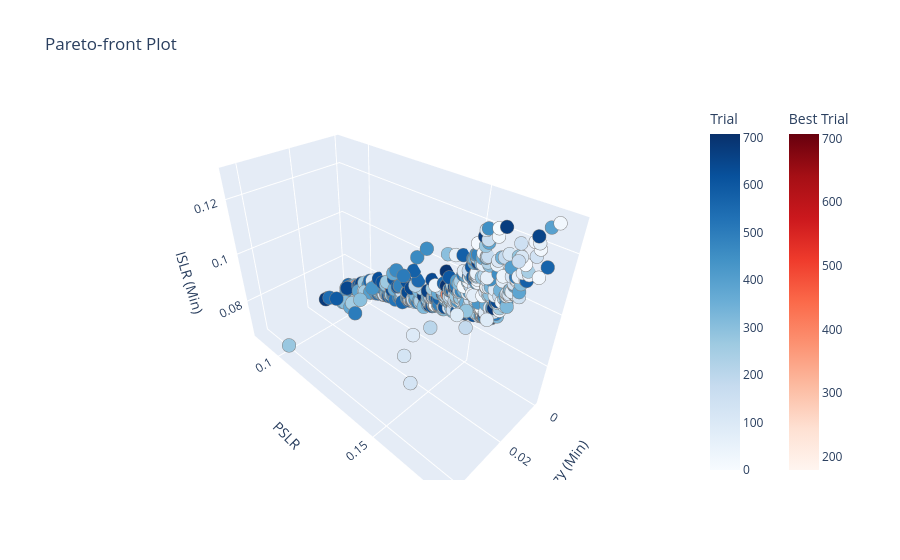
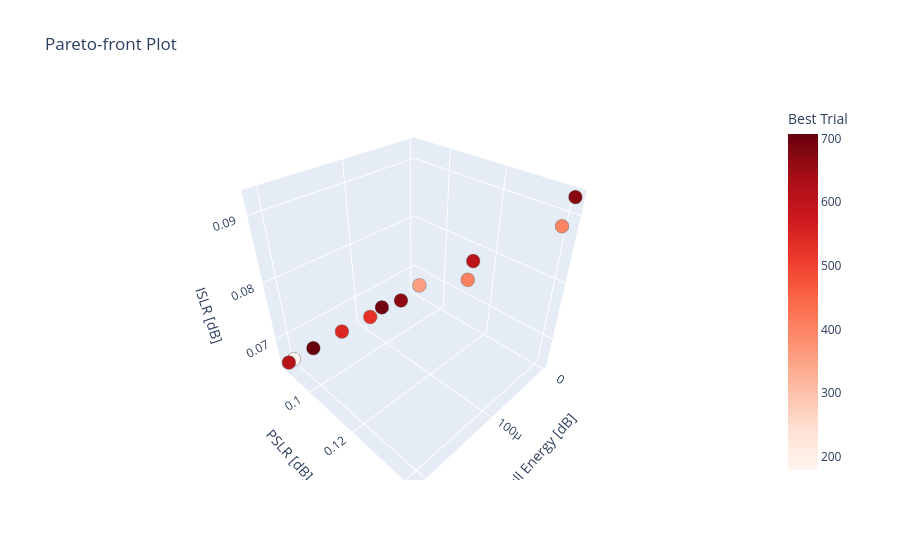
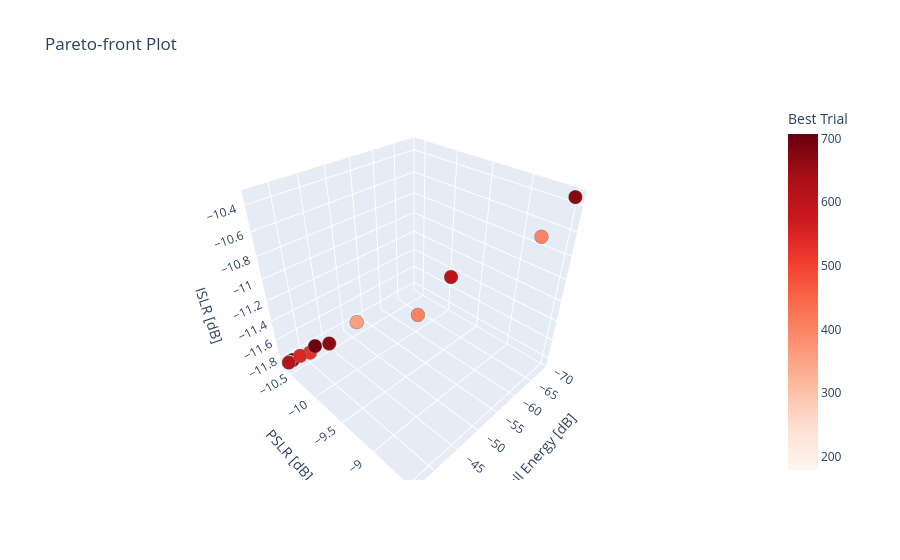
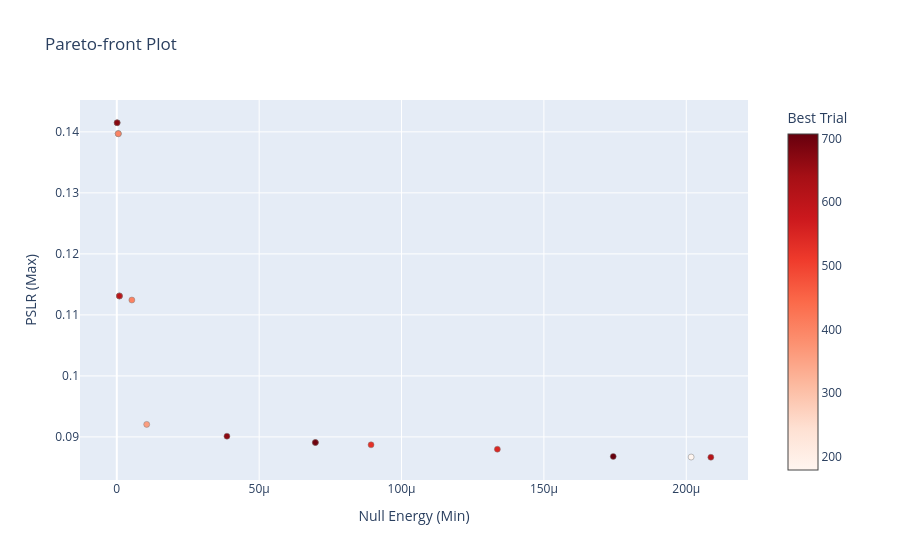

The notebook cell saved with these charts, in order:
### Code cell
# Ploting Optuna
import optuna.visualization as vis

fig = vis.plot_pareto_front(
    study, 
    target_names=["Null Energy (Min)", "PSLR ", "ISLR (Min)"]
)
fig.show()
import numpy as np

# 1. יצירת הגרף המקורי של אופטונה (הכותרות כבר עם [dB])
fig1 = vis.plot_pareto_front(
    study, 
    target_names=["Null Energy [dB]", "PSLR [dB]", "ISLR [dB]"],
    include_dominated_trials=False
)
fig1.show()
# 2. המרת כל הנתונים של שלושת הצירים ל-dB
for trace in fig1.data:
    # ציר X: אנרגיית החורים (Nulls)
    if trace.x is not None:
        trace.x = 10 * np.log10(np.array(trace.x, dtype=float) + 1e-20)
        
    # ציר Y: המדד השני (PSLR)
    if trace.y is not None:
        trace.y = 10 * np.log10(np.array(trace.y, dtype=float) + 1e-20)
        
    # ציר Z: המדד השלישי (ISLR)
    if trace.z is not None:
        trace.z = 10 * np.log10(np.array(trace.z, dtype=float) + 1e-20)

# 3. עדכון התצוגה התלת-מימדית כדי שהצירים יהיו ברורים
fig1.update_layout(
    scene=dict(
        xaxis_title="Null Energy [dB]",
        yaxis_title="PSLR [dB]",
        zaxis_title="ISLR [dB]"
    )
)

# 4. הצגת הגרף
fig1.show()
fig2 = vis.plot_pareto_front(
    study,
    targets=lambda t: (t.values[0], t.values[1]), # חיתוך ל-2D
    target_names=["Null Energy (Min)", "PSLR (Max)"],
    include_dominated_trials=False
    
)
fig2.show()
fig3 = vis.plot_parallel_coordinate(
    study,
    target=lambda t: t.values[1], # מסתכלים על ה-PSLR
    target_name="PSLR (dB)"
)
fig3.show()
fig4 = vis.plot_param_importances(
    study,
    target=lambda t: t.values[0], # מסתכלים על ה-Nulls
    target_name="Null Energy"
)
#fig4.show()

import numpy as np

print("\n--- Best Options on the Pareto Front ---")
best_trials = study.best_trials

for i, trial in enumerate(best_trials):
    # שליפת הערכים הליניאריים שחזרו מאופטונה
    null_lin = trial.values[0]
    pslr_lin = trial.values[1]
    islr_lin = trial.values[2]
    
    # המרה ל-dB (נוסיף 1e-20 כדי למנוע שגיאת log של אפס)
    null_db = 10 * np.log10(null_lin + 1e-20)
    pslr_db = 10 * np.log10(pslr_lin + 1e-20)
    islr_db = 10 * np.log10(islr_lin + 1e-20)
    
    print(f"\nOption {i+1} (Trial #{trial.number}):")
    # הדפסה יפה שמציגה את המעבר מליניארי ל-dB
    print(f"  Null Energy: {null_lin:.2e}  -->  {null_db:.2f} dB")
    print(f"  PSLR:        {pslr_lin:.6f}  -->  {pslr_db:.2f} dB")
    print(f"  ISLR:        {islr_lin:.6f}  -->  {islr_db:.2f} dB")
    
    print("  Betas to use:")
    for key, value in trial.params.items():
        print(f"    {key} = {value:.6e}")

### Figure 1 — Plotly figure (JSON) as saved in the notebook; plotly's stock layout.template omitted (floating-point values rounded to 4 significant figures; data arrays with more than 128 entries replaced by an {"elided": "..."} marker saying what was removed)
{"data": [{"hovertemplate": "%{text}<extra>Trial</extra>", "marker": {"color": {"elided": "691 int values"}, "colorbar": {"title": {"text": "Trial"}}, "colorscale": [[0, "rgb(247,251,255)"], [0.125, "rgb(222,235,247)"], [0.25, "rgb(198,219,239)"], [0.375, "rgb(158,202,225)"], [0.5, "rgb(107,174,214)"], [0.625, "rgb(66,146,198)"], [0.75, "rgb(33,113,181)"], [0.875, "rgb(8,81,156)"], [1, "rgb(8,48,107)"]], "line": {"color": "Grey", "width": 0.5}}, "mode": "markers", "showlegend": false, "text": {"elided": "691 str values"}, "type": "scatter3d", "x": {"elided": "691 float values"}, "y": {"elided": "691 float values"}, "z": {"elided": "691 float values"}}, {"hovertemplate": "%{text}<extra>Best Trial</extra>", "marker": {"color": [179, 235, 269, 342, 357, 397, 400, 403, 485, 527, 547, 604, 605, 612, 668, 673, 699, 707], "colorbar": {"title": {"text": "Best Trial"}, "x": 1.1, "xpad": 40}, "colorscale": [[0, "rgb(255,245,240)"], [0.125, "rgb(254,224,210)"], [0.25, "rgb(252,187,161)"], [0.375, "rgb(252,146,114)"], [0.5, "rgb(251,106,74)"], [0.625, "rgb(239,59,44)"], [0.75, "rgb(203,24,29)"], [0.875, "rgb(165,15,21)"], [1, "rgb(103,0,13)"]], "line": {"color": "Grey", "width": 0.5}}, "mode": "markers", "showlegend": false, "text": ["{<br>  \"number\": 179,<br>  \"values\": [<br>    0.00020170918989483112,<br>    0.08670477577191256,<br>    0.06535692297951713<br>  ],<br>  \"params\": {<br>    \"lr\": 0.0033235584002938756,<br>    \"beta_nulls\": 1.5521385991923906,<br>    \"beta_pslr\": 4.775905052708518,<br>    \"beta_islr\": 4.885289549751079<br>  }<br>}", "{<br>  \"number\": 235,<br>  \"values\": [<br>    5.230785880645502e-07,<br>    0.13970376147760724,<br>    0.08827720918867142<br>  ],<br>  \"params\": {<br>    \"lr\": 0.08091885460577074,<br>    \"beta_nulls\": 3.913061119607786,<br>    \"beta_pslr\": 4.490386754333256,<br>    \"beta_islr\": 3.082264735163051<br>  }<br>}", "{<br>  \"number\": 269,<br>  \"values\": [<br>    5.230785880645502e-07,<br>    0.13970376147760724,<br>    0.08827720918867142<br>  ],<br>  \"params\": {<br>    \"lr\": 0.08091885460577074,<br>    \"beta_nulls\": 3.913061119607786,<br>    \"beta_pslr\": 4.490386754333256,<br>    \"beta_islr\": 3.082264735163051<br>  }<br>}", "{<br>  \"number\": 342,<br>  \"values\": [<br>    9.23953755030848e-07,<br>    0.11310168893768974,<br>    0.07743706955351891<br>  ],<br>  \"params\": {<br>    \"lr\": 0.04569207308989725,<br>    \"beta_nulls\": 2.2886401480053173,<br>    \"beta_pslr\": 4.54301309654125,<br>    \"beta_islr\": 3.6293596764105227<br>  }<br>}", "{<br>  \"number\": 357,<br>  \"values\": [<br>    1.050585098131769e-05,<br>    0.09205680479721721,<br>    0.06834538242761957<br>  ],<br>  \"params\": {<br>    \"lr\": 0.06731900099837572,<br>    \"beta_nulls\": 1.5521385991923906,<br>    \"beta_pslr\": 4.775905052708518,<br>    \"beta_islr\": 4.4047297179285945<br>  }<br>}", "{<br>  \"number\": 397,<br>  \"values\": [<br>    9.23953755030848e-07,<br>    0.11310168893768974,<br>    0.07743706955351891<br>  ],<br>  \"params\": {<br>    \"lr\": 0.04569207308989725,<br>    \"beta_nulls\": 2.2886401480053173,<br>    \"beta_pslr\": 4.54301309654125,<br>    \"beta_islr\": 3.6293596764105227<br>  }<br>}", "{<br>  \"number\": 400,<br>  \"values\": [<br>    5.230785880645502e-07,<br>    0.13970376147760724,<br>    0.08827720918867142<br>  ],<br>  \"params\": {<br>    \"lr\": 0.08091885460577074,<br>    \"beta_nulls\": 3.913061119607786,<br>    \"beta_pslr\": 4.490386754333256,<br>    \"beta_islr\": 3.082264735163051<br>  }<br>}", "{<br>  \"number\": 403,<br>  \"values\": [<br>    5.287545084165226e-06,<br>    0.11243653169636478,<br>    0.07404046634860562<br>  ],<br>  \"params\": {<br>    \"lr\": 0.002813441066356008,<br>    \"beta_nulls\": 4.045860661043064,<br>    \"beta_pslr\": 4.775905052708518,<br>    \"beta_islr\": 4.564938741193631<br>  }<br>}", "{<br>  \"number\": 485,<br>  \"values\": [<br>    6.974775469284901e-05,<br>    0.08908714909469508,<br>    0.06678275434311548<br>  ],<br>  \"params\": {<br>    \"lr\": 0.04032792795690193,<br>    \"beta_nulls\": 1.467048517171016,<br>    \"beta_pslr\": 4.775905052708518,<br>    \"beta_islr\": 4.60686724993588<br>  }<br>}", "{<br>  \"number\": 527,<br>  \"values\": [<br>    8.929559070476678e-05,<br>    0.0887079355902996,<br>    0.06600216044605402<br>  ],<br>  \"params\": {<br>    \"lr\": 0.0033235584002938756,<br>    \"beta_nulls\": 2.4043499083225974,<br>    \"beta_pslr\": 4.775905052708518,<br>    \"beta_islr\": 4.885289549751079<br>  }<br>}", "{<br>  \"number\": 547,<br>  \"values\": [<br>    0.00013365154296054993,<br>    0.08798939176636084,<br>    0.06600977780669368<br>  ],<br>  \"params\": {<br>    \"lr\": 0.006523084568621065,<br>    \"beta_nulls\": 1.905136880590128,<br>    \"beta_pslr\": 4.775905052708518,<br>    \"beta_islr\": 4.784241526117603<br>  }<br>}", "{<br>  \"number\": 604,<br>  \"values\": [<br>    1.2615317262518276e-07,<br>    0.1414922848226703,<br>    0.09245290936466924<br>  ],<br>  \"params\": {<br>    \"lr\": 0.006523084568621065,<br>    \"beta_nulls\": 4.2060172015774215,<br>    \"beta_pslr\": 4.775905052708518,<br>    \"beta_islr\": 2.3113608516810387<br>  }<br>}", "{<br>  \"number\": 605,<br>  \"values\": [<br>    9.23953755030848e-07,<br>    0.11310168893768974,<br>    0.07743706955351891<br>  ],<br>  \"params\": {<br>    \"lr\": 0.04569207308989725,<br>    \"beta_nulls\": 2.2886401480053173,<br>    \"beta_pslr\": 4.54301309654125,<br>    \"beta_islr\": 3.6293596764105227<br>  }<br>}", "{<br>  \"number\": 612,<br>  \"values\": [<br>    0.00020863275821388042,<br>    0.08667007270456062,<br>    0.06528417329041536<br>  ],<br>  \"params\": {<br>    \"lr\": 0.008272993498125176,<br>    \"beta_nulls\": 1.5521385991923906,<br>    \"beta_pslr\": 4.775905052708518,<br>    \"beta_islr\": 4.885289549751079<br>  }<br>}", "{<br>  \"number\": 668,<br>  \"values\": [<br>    3.8683379196991985e-05,<br>    0.09012007621759346,<br>    0.06641306503037371<br>  ],<br>  \"params\": {<br>    \"lr\": 0.0033235584002938756,<br>    \"beta_nulls\": 2.665782069634281,<br>    \"beta_pslr\": 4.775905052708518,<br>    \"beta_islr\": 4.885289549751079<br>  }<br>}", "{<br>  \"number\": 673,<br>  \"values\": [<br>    1.2615317262518276e-07,<br>    0.1414922848226703,<br>    0.09245290936466924<br>  ],<br>  \"params\": {<br>    \"lr\": 0.006523084568621065,<br>    \"beta_nulls\": 4.2060172015774215,<br>    \"beta_pslr\": 4.775905052708518,<br>    \"beta_islr\": 2.3113608516810387<br>  }<br>}", "{<br>  \"number\": 699,<br>  \"values\": [<br>    6.974775469284901e-05,<br>    0.08908714909469508,<br>    0.06678275434311548<br>  ],<br>  \"params\": {<br>    \"lr\": 0.04032792795690193,<br>    \"beta_nulls\": 1.467048517171016,<br>    \"beta_pslr\": 4.775905052708518,<br>    \"beta_islr\": 4.60686724993588<br>  }<br>}", "{<br>  \"number\": 707,<br>  \"values\": [<br>    0.00017434597318933385,<br>    0.08680274906995646,<br>    0.06539577423869503<br>  ],<br>  \"params\": {<br>    \"lr\": 0.0033235584002938756,<br>    \"beta_nulls\": 1.6548210198531428,<br>    \"beta_pslr\": 4.775905052708518,<br>    \"beta_islr\": 4.885289549751079<br>  }<br>}"], "type": "scatter3d", "x": [0.0002017, 5.231e-07, 5.231e-07, 9.24e-07, 1.051e-05, 9.24e-07, 5.231e-07, 5.288e-06, 6.975e-05, 8.93e-05, 0.0001337, 1.262e-07, 9.24e-07, 0.0002086, 3.868e-05, 1.262e-07, 6.975e-05, 0.0001743], "y": [0.0867, 0.1397, 0.1397, 0.1131, 0.09206, 0.1131, 0.1397, 0.1124, 0.08909, 0.08871, 0.08799, 0.1415, 0.1131, 0.08667, 0.09012, 0.1415, 0.08909, 0.0868], "z": [0.06536, 0.08828, 0.08828, 0.07744, 0.06835, 0.07744, 0.08828, 0.07404, 0.06678, 0.066, 0.06601, 0.09245, 0.07744, 0.06528, 0.06641, 0.09245, 0.06678, 0.0654]}], "layout": {"scene": {"xaxis": {"title": {"text": "Null Energy (Min)"}}, "yaxis": {"title": {"text": "PSLR "}}, "zaxis": {"title": {"text": "ISLR (Min)"}}}, "title": {"text": "Pareto-front Plot"}}}

### Figure 2 — Plotly figure (JSON) as saved in the notebook; plotly's stock layout.template omitted (floating-point values rounded to 4 significant figures)
{"data": [{"hovertemplate": "%{text}<extra>Trial</extra>", "marker": {"color": [], "colorbar": {"title": {"text": "Trial"}}, "colorscale": [[0, "rgb(247,251,255)"], [0.125, "rgb(222,235,247)"], [0.25, "rgb(198,219,239)"], [0.375, "rgb(158,202,225)"], [0.5, "rgb(107,174,214)"], [0.625, "rgb(66,146,198)"], [0.75, "rgb(33,113,181)"], [0.875, "rgb(8,81,156)"], [1, "rgb(8,48,107)"]], "line": {"color": "Grey", "width": 0.5}}, "mode": "markers", "showlegend": false, "text": [], "type": "scatter3d", "x": [], "y": [], "z": []}, {"hovertemplate": "%{text}<extra>Best Trial</extra>", "marker": {"color": [179, 235, 269, 342, 357, 397, 400, 403, 485, 527, 547, 604, 605, 612, 668, 673, 699, 707], "colorbar": {"title": {"text": "Best Trial"}, "x": 1, "xpad": 40}, "colorscale": [[0, "rgb(255,245,240)"], [0.125, "rgb(254,224,210)"], [0.25, "rgb(252,187,161)"], [0.375, "rgb(252,146,114)"], [0.5, "rgb(251,106,74)"], [0.625, "rgb(239,59,44)"], [0.75, "rgb(203,24,29)"], [0.875, "rgb(165,15,21)"], [1, "rgb(103,0,13)"]], "line": {"color": "Grey", "width": 0.5}}, "mode": "markers", "showlegend": false, "text": ["{<br>  \"number\": 179,<br>  \"values\": [<br>    0.00020170918989483112,<br>    0.08670477577191256,<br>    0.06535692297951713<br>  ],<br>  \"params\": {<br>    \"lr\": 0.0033235584002938756,<br>    \"beta_nulls\": 1.5521385991923906,<br>    \"beta_pslr\": 4.775905052708518,<br>    \"beta_islr\": 4.885289549751079<br>  }<br>}", "{<br>  \"number\": 235,<br>  \"values\": [<br>    5.230785880645502e-07,<br>    0.13970376147760724,<br>    0.08827720918867142<br>  ],<br>  \"params\": {<br>    \"lr\": 0.08091885460577074,<br>    \"beta_nulls\": 3.913061119607786,<br>    \"beta_pslr\": 4.490386754333256,<br>    \"beta_islr\": 3.082264735163051<br>  }<br>}", "{<br>  \"number\": 269,<br>  \"values\": [<br>    5.230785880645502e-07,<br>    0.13970376147760724,<br>    0.08827720918867142<br>  ],<br>  \"params\": {<br>    \"lr\": 0.08091885460577074,<br>    \"beta_nulls\": 3.913061119607786,<br>    \"beta_pslr\": 4.490386754333256,<br>    \"beta_islr\": 3.082264735163051<br>  }<br>}", "{<br>  \"number\": 342,<br>  \"values\": [<br>    9.23953755030848e-07,<br>    0.11310168893768974,<br>    0.07743706955351891<br>  ],<br>  \"params\": {<br>    \"lr\": 0.04569207308989725,<br>    \"beta_nulls\": 2.2886401480053173,<br>    \"beta_pslr\": 4.54301309654125,<br>    \"beta_islr\": 3.6293596764105227<br>  }<br>}", "{<br>  \"number\": 357,<br>  \"values\": [<br>    1.050585098131769e-05,<br>    0.09205680479721721,<br>    0.06834538242761957<br>  ],<br>  \"params\": {<br>    \"lr\": 0.06731900099837572,<br>    \"beta_nulls\": 1.5521385991923906,<br>    \"beta_pslr\": 4.775905052708518,<br>    \"beta_islr\": 4.4047297179285945<br>  }<br>}", "{<br>  \"number\": 397,<br>  \"values\": [<br>    9.23953755030848e-07,<br>    0.11310168893768974,<br>    0.07743706955351891<br>  ],<br>  \"params\": {<br>    \"lr\": 0.04569207308989725,<br>    \"beta_nulls\": 2.2886401480053173,<br>    \"beta_pslr\": 4.54301309654125,<br>    \"beta_islr\": 3.6293596764105227<br>  }<br>}", "{<br>  \"number\": 400,<br>  \"values\": [<br>    5.230785880645502e-07,<br>    0.13970376147760724,<br>    0.08827720918867142<br>  ],<br>  \"params\": {<br>    \"lr\": 0.08091885460577074,<br>    \"beta_nulls\": 3.913061119607786,<br>    \"beta_pslr\": 4.490386754333256,<br>    \"beta_islr\": 3.082264735163051<br>  }<br>}", "{<br>  \"number\": 403,<br>  \"values\": [<br>    5.287545084165226e-06,<br>    0.11243653169636478,<br>    0.07404046634860562<br>  ],<br>  \"params\": {<br>    \"lr\": 0.002813441066356008,<br>    \"beta_nulls\": 4.045860661043064,<br>    \"beta_pslr\": 4.775905052708518,<br>    \"beta_islr\": 4.564938741193631<br>  }<br>}", "{<br>  \"number\": 485,<br>  \"values\": [<br>    6.974775469284901e-05,<br>    0.08908714909469508,<br>    0.06678275434311548<br>  ],<br>  \"params\": {<br>    \"lr\": 0.04032792795690193,<br>    \"beta_nulls\": 1.467048517171016,<br>    \"beta_pslr\": 4.775905052708518,<br>    \"beta_islr\": 4.60686724993588<br>  }<br>}", "{<br>  \"number\": 527,<br>  \"values\": [<br>    8.929559070476678e-05,<br>    0.0887079355902996,<br>    0.06600216044605402<br>  ],<br>  \"params\": {<br>    \"lr\": 0.0033235584002938756,<br>    \"beta_nulls\": 2.4043499083225974,<br>    \"beta_pslr\": 4.775905052708518,<br>    \"beta_islr\": 4.885289549751079<br>  }<br>}", "{<br>  \"number\": 547,<br>  \"values\": [<br>    0.00013365154296054993,<br>    0.08798939176636084,<br>    0.06600977780669368<br>  ],<br>  \"params\": {<br>    \"lr\": 0.006523084568621065,<br>    \"beta_nulls\": 1.905136880590128,<br>    \"beta_pslr\": 4.775905052708518,<br>    \"beta_islr\": 4.784241526117603<br>  }<br>}", "{<br>  \"number\": 604,<br>  \"values\": [<br>    1.2615317262518276e-07,<br>    0.1414922848226703,<br>    0.09245290936466924<br>  ],<br>  \"params\": {<br>    \"lr\": 0.006523084568621065,<br>    \"beta_nulls\": 4.2060172015774215,<br>    \"beta_pslr\": 4.775905052708518,<br>    \"beta_islr\": 2.3113608516810387<br>  }<br>}", "{<br>  \"number\": 605,<br>  \"values\": [<br>    9.23953755030848e-07,<br>    0.11310168893768974,<br>    0.07743706955351891<br>  ],<br>  \"params\": {<br>    \"lr\": 0.04569207308989725,<br>    \"beta_nulls\": 2.2886401480053173,<br>    \"beta_pslr\": 4.54301309654125,<br>    \"beta_islr\": 3.6293596764105227<br>  }<br>}", "{<br>  \"number\": 612,<br>  \"values\": [<br>    0.00020863275821388042,<br>    0.08667007270456062,<br>    0.06528417329041536<br>  ],<br>  \"params\": {<br>    \"lr\": 0.008272993498125176,<br>    \"beta_nulls\": 1.5521385991923906,<br>    \"beta_pslr\": 4.775905052708518,<br>    \"beta_islr\": 4.885289549751079<br>  }<br>}", "{<br>  \"number\": 668,<br>  \"values\": [<br>    3.8683379196991985e-05,<br>    0.09012007621759346,<br>    0.06641306503037371<br>  ],<br>  \"params\": {<br>    \"lr\": 0.0033235584002938756,<br>    \"beta_nulls\": 2.665782069634281,<br>    \"beta_pslr\": 4.775905052708518,<br>    \"beta_islr\": 4.885289549751079<br>  }<br>}", "{<br>  \"number\": 673,<br>  \"values\": [<br>    1.2615317262518276e-07,<br>    0.1414922848226703,<br>    0.09245290936466924<br>  ],<br>  \"params\": {<br>    \"lr\": 0.006523084568621065,<br>    \"beta_nulls\": 4.2060172015774215,<br>    \"beta_pslr\": 4.775905052708518,<br>    \"beta_islr\": 2.3113608516810387<br>  }<br>}", "{<br>  \"number\": 699,<br>  \"values\": [<br>    6.974775469284901e-05,<br>    0.08908714909469508,<br>    0.06678275434311548<br>  ],<br>  \"params\": {<br>    \"lr\": 0.04032792795690193,<br>    \"beta_nulls\": 1.467048517171016,<br>    \"beta_pslr\": 4.775905052708518,<br>    \"beta_islr\": 4.60686724993588<br>  }<br>}", "{<br>  \"number\": 707,<br>  \"values\": [<br>    0.00017434597318933385,<br>    0.08680274906995646,<br>    0.06539577423869503<br>  ],<br>  \"params\": {<br>    \"lr\": 0.0033235584002938756,<br>    \"beta_nulls\": 1.6548210198531428,<br>    \"beta_pslr\": 4.775905052708518,<br>    \"beta_islr\": 4.885289549751079<br>  }<br>}"], "type": "scatter3d", "x": [0.0002017, 5.231e-07, 5.231e-07, 9.24e-07, 1.051e-05, 9.24e-07, 5.231e-07, 5.288e-06, 6.975e-05, 8.93e-05, 0.0001337, 1.262e-07, 9.24e-07, 0.0002086, 3.868e-05, 1.262e-07, 6.975e-05, 0.0001743], "y": [0.0867, 0.1397, 0.1397, 0.1131, 0.09206, 0.1131, 0.1397, 0.1124, 0.08909, 0.08871, 0.08799, 0.1415, 0.1131, 0.08667, 0.09012, 0.1415, 0.08909, 0.0868], "z": [0.06536, 0.08828, 0.08828, 0.07744, 0.06835, 0.07744, 0.08828, 0.07404, 0.06678, 0.066, 0.06601, 0.09245, 0.07744, 0.06528, 0.06641, 0.09245, 0.06678, 0.0654]}], "layout": {"scene": {"xaxis": {"title": {"text": "Null Energy [dB]"}}, "yaxis": {"title": {"text": "PSLR [dB]"}}, "zaxis": {"title": {"text": "ISLR [dB]"}}}, "title": {"text": "Pareto-front Plot"}}}

### Figure 3 — Plotly figure (JSON) as saved in the notebook; plotly's stock layout.template omitted (floating-point values rounded to 4 significant figures)
{"data": [{"hovertemplate": "%{text}<extra>Trial</extra>", "marker": {"color": [], "colorbar": {"title": {"text": "Trial"}}, "colorscale": [[0, "rgb(247,251,255)"], [0.125, "rgb(222,235,247)"], [0.25, "rgb(198,219,239)"], [0.375, "rgb(158,202,225)"], [0.5, "rgb(107,174,214)"], [0.625, "rgb(66,146,198)"], [0.75, "rgb(33,113,181)"], [0.875, "rgb(8,81,156)"], [1, "rgb(8,48,107)"]], "line": {"color": "Grey", "width": 0.5}}, "mode": "markers", "showlegend": false, "text": [], "type": "scatter3d", "x": [], "y": [], "z": []}, {"hovertemplate": "%{text}<extra>Best Trial</extra>", "marker": {"color": [179, 235, 269, 342, 357, 397, 400, 403, 485, 527, 547, 604, 605, 612, 668, 673, 699, 707], "colorbar": {"title": {"text": "Best Trial"}, "x": 1, "xpad": 40}, "colorscale": [[0, "rgb(255,245,240)"], [0.125, "rgb(254,224,210)"], [0.25, "rgb(252,187,161)"], [0.375, "rgb(252,146,114)"], [0.5, "rgb(251,106,74)"], [0.625, "rgb(239,59,44)"], [0.75, "rgb(203,24,29)"], [0.875, "rgb(165,15,21)"], [1, "rgb(103,0,13)"]], "line": {"color": "Grey", "width": 0.5}}, "mode": "markers", "showlegend": false, "text": ["{<br>  \"number\": 179,<br>  \"values\": [<br>    0.00020170918989483112,<br>    0.08670477577191256,<br>    0.06535692297951713<br>  ],<br>  \"params\": {<br>    \"lr\": 0.0033235584002938756,<br>    \"beta_nulls\": 1.5521385991923906,<br>    \"beta_pslr\": 4.775905052708518,<br>    \"beta_islr\": 4.885289549751079<br>  }<br>}", "{<br>  \"number\": 235,<br>  \"values\": [<br>    5.230785880645502e-07,<br>    0.13970376147760724,<br>    0.08827720918867142<br>  ],<br>  \"params\": {<br>    \"lr\": 0.08091885460577074,<br>    \"beta_nulls\": 3.913061119607786,<br>    \"beta_pslr\": 4.490386754333256,<br>    \"beta_islr\": 3.082264735163051<br>  }<br>}", "{<br>  \"number\": 269,<br>  \"values\": [<br>    5.230785880645502e-07,<br>    0.13970376147760724,<br>    0.08827720918867142<br>  ],<br>  \"params\": {<br>    \"lr\": 0.08091885460577074,<br>    \"beta_nulls\": 3.913061119607786,<br>    \"beta_pslr\": 4.490386754333256,<br>    \"beta_islr\": 3.082264735163051<br>  }<br>}", "{<br>  \"number\": 342,<br>  \"values\": [<br>    9.23953755030848e-07,<br>    0.11310168893768974,<br>    0.07743706955351891<br>  ],<br>  \"params\": {<br>    \"lr\": 0.04569207308989725,<br>    \"beta_nulls\": 2.2886401480053173,<br>    \"beta_pslr\": 4.54301309654125,<br>    \"beta_islr\": 3.6293596764105227<br>  }<br>}", "{<br>  \"number\": 357,<br>  \"values\": [<br>    1.050585098131769e-05,<br>    0.09205680479721721,<br>    0.06834538242761957<br>  ],<br>  \"params\": {<br>    \"lr\": 0.06731900099837572,<br>    \"beta_nulls\": 1.5521385991923906,<br>    \"beta_pslr\": 4.775905052708518,<br>    \"beta_islr\": 4.4047297179285945<br>  }<br>}", "{<br>  \"number\": 397,<br>  \"values\": [<br>    9.23953755030848e-07,<br>    0.11310168893768974,<br>    0.07743706955351891<br>  ],<br>  \"params\": {<br>    \"lr\": 0.04569207308989725,<br>    \"beta_nulls\": 2.2886401480053173,<br>    \"beta_pslr\": 4.54301309654125,<br>    \"beta_islr\": 3.6293596764105227<br>  }<br>}", "{<br>  \"number\": 400,<br>  \"values\": [<br>    5.230785880645502e-07,<br>    0.13970376147760724,<br>    0.08827720918867142<br>  ],<br>  \"params\": {<br>    \"lr\": 0.08091885460577074,<br>    \"beta_nulls\": 3.913061119607786,<br>    \"beta_pslr\": 4.490386754333256,<br>    \"beta_islr\": 3.082264735163051<br>  }<br>}", "{<br>  \"number\": 403,<br>  \"values\": [<br>    5.287545084165226e-06,<br>    0.11243653169636478,<br>    0.07404046634860562<br>  ],<br>  \"params\": {<br>    \"lr\": 0.002813441066356008,<br>    \"beta_nulls\": 4.045860661043064,<br>    \"beta_pslr\": 4.775905052708518,<br>    \"beta_islr\": 4.564938741193631<br>  }<br>}", "{<br>  \"number\": 485,<br>  \"values\": [<br>    6.974775469284901e-05,<br>    0.08908714909469508,<br>    0.06678275434311548<br>  ],<br>  \"params\": {<br>    \"lr\": 0.04032792795690193,<br>    \"beta_nulls\": 1.467048517171016,<br>    \"beta_pslr\": 4.775905052708518,<br>    \"beta_islr\": 4.60686724993588<br>  }<br>}", "{<br>  \"number\": 527,<br>  \"values\": [<br>    8.929559070476678e-05,<br>    0.0887079355902996,<br>    0.06600216044605402<br>  ],<br>  \"params\": {<br>    \"lr\": 0.0033235584002938756,<br>    \"beta_nulls\": 2.4043499083225974,<br>    \"beta_pslr\": 4.775905052708518,<br>    \"beta_islr\": 4.885289549751079<br>  }<br>}", "{<br>  \"number\": 547,<br>  \"values\": [<br>    0.00013365154296054993,<br>    0.08798939176636084,<br>    0.06600977780669368<br>  ],<br>  \"params\": {<br>    \"lr\": 0.006523084568621065,<br>    \"beta_nulls\": 1.905136880590128,<br>    \"beta_pslr\": 4.775905052708518,<br>    \"beta_islr\": 4.784241526117603<br>  }<br>}", "{<br>  \"number\": 604,<br>  \"values\": [<br>    1.2615317262518276e-07,<br>    0.1414922848226703,<br>    0.09245290936466924<br>  ],<br>  \"params\": {<br>    \"lr\": 0.006523084568621065,<br>    \"beta_nulls\": 4.2060172015774215,<br>    \"beta_pslr\": 4.775905052708518,<br>    \"beta_islr\": 2.3113608516810387<br>  }<br>}", "{<br>  \"number\": 605,<br>  \"values\": [<br>    9.23953755030848e-07,<br>    0.11310168893768974,<br>    0.07743706955351891<br>  ],<br>  \"params\": {<br>    \"lr\": 0.04569207308989725,<br>    \"beta_nulls\": 2.2886401480053173,<br>    \"beta_pslr\": 4.54301309654125,<br>    \"beta_islr\": 3.6293596764105227<br>  }<br>}", "{<br>  \"number\": 612,<br>  \"values\": [<br>    0.00020863275821388042,<br>    0.08667007270456062,<br>    0.06528417329041536<br>  ],<br>  \"params\": {<br>    \"lr\": 0.008272993498125176,<br>    \"beta_nulls\": 1.5521385991923906,<br>    \"beta_pslr\": 4.775905052708518,<br>    \"beta_islr\": 4.885289549751079<br>  }<br>}", "{<br>  \"number\": 668,<br>  \"values\": [<br>    3.8683379196991985e-05,<br>    0.09012007621759346,<br>    0.06641306503037371<br>  ],<br>  \"params\": {<br>    \"lr\": 0.0033235584002938756,<br>    \"beta_nulls\": 2.665782069634281,<br>    \"beta_pslr\": 4.775905052708518,<br>    \"beta_islr\": 4.885289549751079<br>  }<br>}", "{<br>  \"number\": 673,<br>  \"values\": [<br>    1.2615317262518276e-07,<br>    0.1414922848226703,<br>    0.09245290936466924<br>  ],<br>  \"params\": {<br>    \"lr\": 0.006523084568621065,<br>    \"beta_nulls\": 4.2060172015774215,<br>    \"beta_pslr\": 4.775905052708518,<br>    \"beta_islr\": 2.3113608516810387<br>  }<br>}", "{<br>  \"number\": 699,<br>  \"values\": [<br>    6.974775469284901e-05,<br>    0.08908714909469508,<br>    0.06678275434311548<br>  ],<br>  \"params\": {<br>    \"lr\": 0.04032792795690193,<br>    \"beta_nulls\": 1.467048517171016,<br>    \"beta_pslr\": 4.775905052708518,<br>    \"beta_islr\": 4.60686724993588<br>  }<br>}", "{<br>  \"number\": 707,<br>  \"values\": [<br>    0.00017434597318933385,<br>    0.08680274906995646,<br>    0.06539577423869503<br>  ],<br>  \"params\": {<br>    \"lr\": 0.0033235584002938756,<br>    \"beta_nulls\": 1.6548210198531428,<br>    \"beta_pslr\": 4.775905052708518,<br>    \"beta_islr\": 4.885289549751079<br>  }<br>}"], "type": "scatter3d", "x": [-36.95, -62.81, -62.81, -60.34, -49.79, -60.34, -62.81, -52.77, -41.56, -40.49, -38.74, -68.99, -60.34, -36.81, -44.12, -68.99, -41.56, -37.59], "y": [-10.62, -8.548, -8.548, -9.465, -10.36, -9.465, -8.548, -9.491, -10.5, -10.52, -10.56, -8.493, -9.465, -10.62, -10.45, -8.493, -10.5, -10.61], "z": [-11.85, -10.54, -10.54, -11.11, -11.65, -11.11, -10.54, -11.31, -11.75, -11.8, -11.8, -10.34, -11.11, -11.85, -11.78, -10.34, -11.75, -11.84]}], "layout": {"scene": {"xaxis": {"title": {"text": "Null Energy [dB]"}}, "yaxis": {"title": {"text": "PSLR [dB]"}}, "zaxis": {"title": {"text": "ISLR [dB]"}}}, "title": {"text": "Pareto-front Plot"}}}

### Figure 4 — Plotly figure (JSON) as saved in the notebook; plotly's stock layout.template omitted (floating-point values rounded to 4 significant figures)
{"data": [{"hovertemplate": "%{text}<extra>Trial</extra>", "marker": {"color": [], "colorbar": {"title": {"text": "Trial"}}, "colorscale": [[0, "rgb(247,251,255)"], [0.125, "rgb(222,235,247)"], [0.25, "rgb(198,219,239)"], [0.375, "rgb(158,202,225)"], [0.5, "rgb(107,174,214)"], [0.625, "rgb(66,146,198)"], [0.75, "rgb(33,113,181)"], [0.875, "rgb(8,81,156)"], [1, "rgb(8,48,107)"]], "line": {"color": "Grey", "width": 0.5}}, "mode": "markers", "showlegend": false, "text": [], "type": "scatter", "x": [], "y": []}, {"hovertemplate": "%{text}<extra>Best Trial</extra>", "marker": {"color": [179, 235, 269, 342, 357, 397, 400, 403, 485, 527, 547, 604, 605, 612, 668, 673, 699, 707], "colorbar": {"title": {"text": "Best Trial"}, "x": 1, "xpad": 40}, "colorscale": [[0, "rgb(255,245,240)"], [0.125, "rgb(254,224,210)"], [0.25, "rgb(252,187,161)"], [0.375, "rgb(252,146,114)"], [0.5, "rgb(251,106,74)"], [0.625, "rgb(239,59,44)"], [0.75, "rgb(203,24,29)"], [0.875, "rgb(165,15,21)"], [1, "rgb(103,0,13)"]], "line": {"color": "Grey", "width": 0.5}}, "mode": "markers", "showlegend": false, "text": ["{<br>  \"number\": 179,<br>  \"values\": [<br>    0.00020170918989483112,<br>    0.08670477577191256,<br>    0.06535692297951713<br>  ],<br>  \"params\": {<br>    \"lr\": 0.0033235584002938756,<br>    \"beta_nulls\": 1.5521385991923906,<br>    \"beta_pslr\": 4.775905052708518,<br>    \"beta_islr\": 4.885289549751079<br>  }<br>}", "{<br>  \"number\": 235,<br>  \"values\": [<br>    5.230785880645502e-07,<br>    0.13970376147760724,<br>    0.08827720918867142<br>  ],<br>  \"params\": {<br>    \"lr\": 0.08091885460577074,<br>    \"beta_nulls\": 3.913061119607786,<br>    \"beta_pslr\": 4.490386754333256,<br>    \"beta_islr\": 3.082264735163051<br>  }<br>}", "{<br>  \"number\": 269,<br>  \"values\": [<br>    5.230785880645502e-07,<br>    0.13970376147760724,<br>    0.08827720918867142<br>  ],<br>  \"params\": {<br>    \"lr\": 0.08091885460577074,<br>    \"beta_nulls\": 3.913061119607786,<br>    \"beta_pslr\": 4.490386754333256,<br>    \"beta_islr\": 3.082264735163051<br>  }<br>}", "{<br>  \"number\": 342,<br>  \"values\": [<br>    9.23953755030848e-07,<br>    0.11310168893768974,<br>    0.07743706955351891<br>  ],<br>  \"params\": {<br>    \"lr\": 0.04569207308989725,<br>    \"beta_nulls\": 2.2886401480053173,<br>    \"beta_pslr\": 4.54301309654125,<br>    \"beta_islr\": 3.6293596764105227<br>  }<br>}", "{<br>  \"number\": 357,<br>  \"values\": [<br>    1.050585098131769e-05,<br>    0.09205680479721721,<br>    0.06834538242761957<br>  ],<br>  \"params\": {<br>    \"lr\": 0.06731900099837572,<br>    \"beta_nulls\": 1.5521385991923906,<br>    \"beta_pslr\": 4.775905052708518,<br>    \"beta_islr\": 4.4047297179285945<br>  }<br>}", "{<br>  \"number\": 397,<br>  \"values\": [<br>    9.23953755030848e-07,<br>    0.11310168893768974,<br>    0.07743706955351891<br>  ],<br>  \"params\": {<br>    \"lr\": 0.04569207308989725,<br>    \"beta_nulls\": 2.2886401480053173,<br>    \"beta_pslr\": 4.54301309654125,<br>    \"beta_islr\": 3.6293596764105227<br>  }<br>}", "{<br>  \"number\": 400,<br>  \"values\": [<br>    5.230785880645502e-07,<br>    0.13970376147760724,<br>    0.08827720918867142<br>  ],<br>  \"params\": {<br>    \"lr\": 0.08091885460577074,<br>    \"beta_nulls\": 3.913061119607786,<br>    \"beta_pslr\": 4.490386754333256,<br>    \"beta_islr\": 3.082264735163051<br>  }<br>}", "{<br>  \"number\": 403,<br>  \"values\": [<br>    5.287545084165226e-06,<br>    0.11243653169636478,<br>    0.07404046634860562<br>  ],<br>  \"params\": {<br>    \"lr\": 0.002813441066356008,<br>    \"beta_nulls\": 4.045860661043064,<br>    \"beta_pslr\": 4.775905052708518,<br>    \"beta_islr\": 4.564938741193631<br>  }<br>}", "{<br>  \"number\": 485,<br>  \"values\": [<br>    6.974775469284901e-05,<br>    0.08908714909469508,<br>    0.06678275434311548<br>  ],<br>  \"params\": {<br>    \"lr\": 0.04032792795690193,<br>    \"beta_nulls\": 1.467048517171016,<br>    \"beta_pslr\": 4.775905052708518,<br>    \"beta_islr\": 4.60686724993588<br>  }<br>}", "{<br>  \"number\": 527,<br>  \"values\": [<br>    8.929559070476678e-05,<br>    0.0887079355902996,<br>    0.06600216044605402<br>  ],<br>  \"params\": {<br>    \"lr\": 0.0033235584002938756,<br>    \"beta_nulls\": 2.4043499083225974,<br>    \"beta_pslr\": 4.775905052708518,<br>    \"beta_islr\": 4.885289549751079<br>  }<br>}", "{<br>  \"number\": 547,<br>  \"values\": [<br>    0.00013365154296054993,<br>    0.08798939176636084,<br>    0.06600977780669368<br>  ],<br>  \"params\": {<br>    \"lr\": 0.006523084568621065,<br>    \"beta_nulls\": 1.905136880590128,<br>    \"beta_pslr\": 4.775905052708518,<br>    \"beta_islr\": 4.784241526117603<br>  }<br>}", "{<br>  \"number\": 604,<br>  \"values\": [<br>    1.2615317262518276e-07,<br>    0.1414922848226703,<br>    0.09245290936466924<br>  ],<br>  \"params\": {<br>    \"lr\": 0.006523084568621065,<br>    \"beta_nulls\": 4.2060172015774215,<br>    \"beta_pslr\": 4.775905052708518,<br>    \"beta_islr\": 2.3113608516810387<br>  }<br>}", "{<br>  \"number\": 605,<br>  \"values\": [<br>    9.23953755030848e-07,<br>    0.11310168893768974,<br>    0.07743706955351891<br>  ],<br>  \"params\": {<br>    \"lr\": 0.04569207308989725,<br>    \"beta_nulls\": 2.2886401480053173,<br>    \"beta_pslr\": 4.54301309654125,<br>    \"beta_islr\": 3.6293596764105227<br>  }<br>}", "{<br>  \"number\": 612,<br>  \"values\": [<br>    0.00020863275821388042,<br>    0.08667007270456062,<br>    0.06528417329041536<br>  ],<br>  \"params\": {<br>    \"lr\": 0.008272993498125176,<br>    \"beta_nulls\": 1.5521385991923906,<br>    \"beta_pslr\": 4.775905052708518,<br>    \"beta_islr\": 4.885289549751079<br>  }<br>}", "{<br>  \"number\": 668,<br>  \"values\": [<br>    3.8683379196991985e-05,<br>    0.09012007621759346,<br>    0.06641306503037371<br>  ],<br>  \"params\": {<br>    \"lr\": 0.0033235584002938756,<br>    \"beta_nulls\": 2.665782069634281,<br>    \"beta_pslr\": 4.775905052708518,<br>    \"beta_islr\": 4.885289549751079<br>  }<br>}", "{<br>  \"number\": 673,<br>  \"values\": [<br>    1.2615317262518276e-07,<br>    0.1414922848226703,<br>    0.09245290936466924<br>  ],<br>  \"params\": {<br>    \"lr\": 0.006523084568621065,<br>    \"beta_nulls\": 4.2060172015774215,<br>    \"beta_pslr\": 4.775905052708518,<br>    \"beta_islr\": 2.3113608516810387<br>  }<br>}", "{<br>  \"number\": 699,<br>  \"values\": [<br>    6.974775469284901e-05,<br>    0.08908714909469508,<br>    0.06678275434311548<br>  ],<br>  \"params\": {<br>    \"lr\": 0.04032792795690193,<br>    \"beta_nulls\": 1.467048517171016,<br>    \"beta_pslr\": 4.775905052708518,<br>    \"beta_islr\": 4.60686724993588<br>  }<br>}", "{<br>  \"number\": 707,<br>  \"values\": [<br>    0.00017434597318933385,<br>    0.08680274906995646,<br>    0.06539577423869503<br>  ],<br>  \"params\": {<br>    \"lr\": 0.0033235584002938756,<br>    \"beta_nulls\": 1.6548210198531428,<br>    \"beta_pslr\": 4.775905052708518,<br>    \"beta_islr\": 4.885289549751079<br>  }<br>}"], "type": "scatter", "x": [0.0002017, 5.231e-07, 5.231e-07, 9.24e-07, 1.051e-05, 9.24e-07, 5.231e-07, 5.288e-06, 6.975e-05, 8.93e-05, 0.0001337, 1.262e-07, 9.24e-07, 0.0002086, 3.868e-05, 1.262e-07, 6.975e-05, 0.0001743], "y": [0.0867, 0.1397, 0.1397, 0.1131, 0.09206, 0.1131, 0.1397, 0.1124, 0.08909, 0.08871, 0.08799, 0.1415, 0.1131, 0.08667, 0.09012, 0.1415, 0.08909, 0.0868]}], "layout": {"title": {"text": "Pareto-front Plot"}, "xaxis": {"title": {"text": "Null Energy (Min)"}}, "yaxis": {"title": {"text": "PSLR (Max)"}}}}
